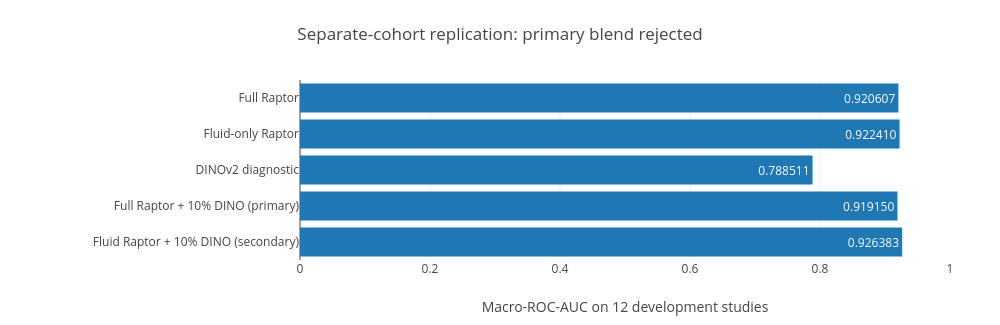

Write notebook code for a chart like this one.
### Markdown cell above
## 2. Compare systems only on matched rows

The pilot and replication records describe different development cohorts; the chart below shows replication only. Within each cohort, every arm uses the same studies and targets. Lower replication values are not a longitudinal deterioration estimate. The secondary fluid-Raptor/DINO blend was specified before replication, but selecting it after this result creates a **new** hypothesis requiring separate confirmation.

### Code cell
def evidence_chart(title, labels, values, xlabel, upper=1.0):
    # Raw Plotly MIME is offline-safe; the embedded SVG is a static fallback.
    height = 145 + 36 * len(labels)
    numbers = [str(int(v)) if upper == 12 else f'{v:.6f}' for v in values]
    graph = {'data':[{'type':'bar','orientation':'h','y':labels,'x':values,
                       'text':numbers,'textposition':'auto'}],
             'layout':{'title':{'text':title},'width':1000,'height':height,
                       'margin':{'l':300,'r':50,'t':80,'b':65},
                       'xaxis':{'title':{'text':xlabel},'range':[0,upper]},
                       'yaxis':{'autorange':'reversed'},'showlegend':False}}
    lines = [f'<svg xmlns="http://www.w3.org/2000/svg" width="1000" height="{height}" viewBox="0 0 1000 {height}" role="img" aria-label="{html.escape(title)}">',
             f'<rect width="1000" height="{height}" fill="white"/><text x="20" y="30" font-size="20">{html.escape(title)}</text>']
    for i, (label, value) in enumerate(zip(labels, values)):
        y = 70 + 36 * i
        lines += [f'<text x="15" y="{y+16}" font-size="14">{html.escape(label)}</text>',
                  f'<rect x="310" y="{y}" width="{560*value/upper:.2f}" height="22"/>',
                  f'<text x="880" y="{y+16}" font-size="14">{numbers[i]}</text>']
    lines += [f'<text x="310" y="{height-25}" font-size="14">{html.escape(xlabel)}; linear scale 0 to {upper:g}</text>', '</svg>']
    display({'application/vnd.plotly.v1+json':graph,'image/svg+xml':''.join(lines),'text/plain':title}, raw=True)

arms = ['raptor_full42','raptor_fluid24','dino_uniform24','blend_full90_dino10','blend_fluid90_dino10']
labels = ['Full Raptor','Fluid-only Raptor','DINOv2 diagnostic','Full Raptor + 10% DINO (primary)','Fluid Raptor + 10% DINO (secondary)']
evidence_chart('Separate-cohort replication: primary blend rejected', labels,
               [D['replication'][a]['macro_auc'] for a in arms], 'Macro-ROC-AUC on 12 development studies')

### Figure 1 — Plotly figure (JSON) as saved in the notebook; plotly's stock layout.template omitted (floating-point values rounded to 4 significant figures)
{"data": [{"type": "bar", "orientation": "h", "y": ["Full Raptor", "Fluid-only Raptor", "DINOv2 diagnostic", "Full Raptor + 10% DINO (primary)", "Fluid Raptor + 10% DINO (secondary)"], "x": [0.9206, 0.9224, 0.7885, 0.9191, 0.9264], "text": ["0.920607", "0.922410", "0.788511", "0.919150", "0.926383"], "textposition": "auto"}], "layout": {"title": {"text": "Separate-cohort replication: primary blend rejected"}, "width": 1000, "height": 325, "margin": {"l": 300, "r": 50, "t": 80, "b": 65}, "xaxis": {"title": {"text": "Macro-ROC-AUC on 12 development studies"}, "range": [0, 1.0]}, "yaxis": {"autorange": "reversed"}, "showlegend": false}}
